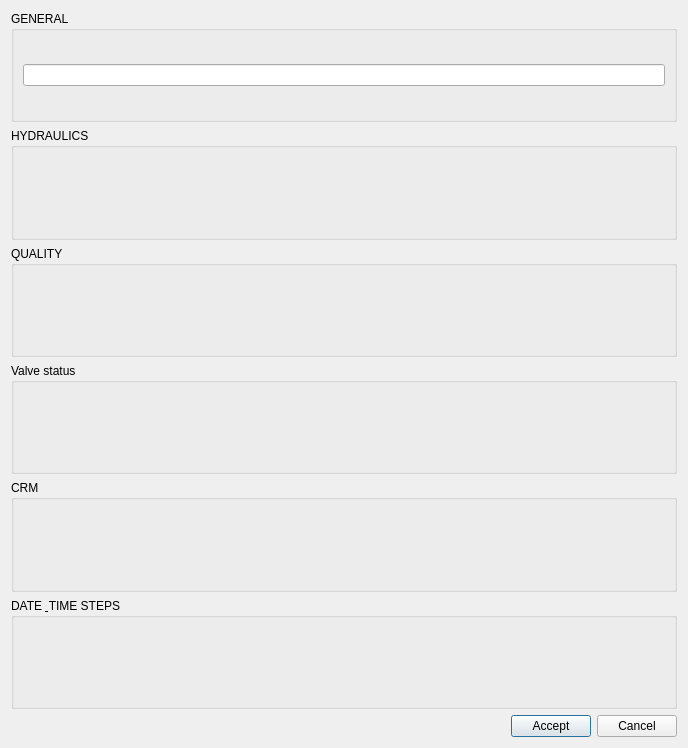
<?xml version="1.0" encoding="UTF-8"?>
<ui version="4.0">
 <class>go2epa</class>
 <widget class="QDialog" name="go2epa">
  <property name="geometry">
   <rect>
    <x>0</x>
    <y>0</y>
    <width>688</width>
    <height>748</height>
   </rect>
  </property>
  <property name="windowTitle">
   <string>Go2Epa</string>
  </property>
  <property name="sizeGripEnabled">
   <bool>false</bool>
  </property>
  <property name="modal">
   <bool>false</bool>
  </property>
  <layout class="QGridLayout" name="gridLayout" rowstretch="1,0" rowminimumheight="0,0">
   <item row="0" column="0">
    <layout class="QVBoxLayout" name="verticalLayout_2">
     <item>
      <widget class="QGroupBox" name="groupBox">
       <property name="title">
        <string>GENERAL</string>
       </property>
       <layout class="QGridLayout" name="gridLayout_2" rowstretch="0,0" columnstretch="0,0">
        <item row="1" column="0">
         <layout class="QGridLayout" name="grl_general_1" rowstretch="0" columnstretch="0"/>
        </item>
        <item row="1" column="1">
         <layout class="QGridLayout" name="grl_general_2"/>
        </item>
        <item row="0" column="0">
         <widget class="QLineEdit" name="line_1"/>
        </item>
       </layout>
      </widget>
     </item>
     <item>
      <widget class="QGroupBox" name="groupBox_2">
       <property name="title">
        <string>HYDRAULICS</string>
       </property>
       <layout class="QGridLayout" name="gridLayout_6">
        <item row="0" column="1">
         <layout class="QGridLayout" name="grl_hyd_4"/>
        </item>
        <item row="0" column="0">
         <layout class="QGridLayout" name="grl_hyd_3"/>
        </item>
       </layout>
      </widget>
     </item>
     <item>
      <widget class="QGroupBox" name="groupBox_3">
       <property name="title">
        <string>QUALITY</string>
       </property>
       <layout class="QGridLayout" name="gridLayout_9">
        <item row="0" column="0">
         <layout class="QGridLayout" name="grl_quality_5"/>
        </item>
        <item row="0" column="1">
         <layout class="QGridLayout" name="grl_quality_6" columnstretch="0"/>
        </item>
       </layout>
      </widget>
     </item>
     <item>
      <widget class="QGroupBox" name="groupBox_4">
       <property name="title">
        <string>Valve status</string>
       </property>
       <layout class="QGridLayout" name="gridLayout_13">
        <item row="0" column="1">
         <layout class="QGridLayout" name="grl_status_8"/>
        </item>
        <item row="0" column="0">
         <layout class="QGridLayout" name="grl_status_7"/>
        </item>
       </layout>
      </widget>
     </item>
     <item>
      <widget class="QGroupBox" name="groupBox_5">
       <property name="title">
        <string>CRM</string>
       </property>
       <layout class="QGridLayout" name="gridLayout_16">
        <item row="0" column="1">
         <layout class="QGridLayout" name="grl_crm_10"/>
        </item>
        <item row="0" column="0">
         <layout class="QGridLayout" name="grl_crm_9"/>
        </item>
       </layout>
      </widget>
     </item>
     <item>
      <widget class="QGroupBox" name="groupBox_6">
       <property name="title">
        <string>DATE &amp; TIME STEPS</string>
       </property>
       <layout class="QGridLayout" name="gridLayout_19">
        <item row="0" column="1">
         <layout class="QGridLayout" name="grl_date_12" rowstretch="0" columnstretch="0"/>
        </item>
        <item row="0" column="0">
         <layout class="QGridLayout" name="grl_date_11"/>
        </item>
       </layout>
      </widget>
     </item>
    </layout>
   </item>
   <item row="1" column="0">
    <layout class="QHBoxLayout" name="horizontalLayout" stretch="0,0,0">
     <property name="sizeConstraint">
      <enum>QLayout::SetDefaultConstraint</enum>
     </property>
     <item>
      <spacer name="horizontalSpacer">
       <property name="orientation">
        <enum>Qt::Horizontal</enum>
       </property>
       <property name="sizeHint" stdset="0">
        <size>
         <width>40</width>
         <height>20</height>
        </size>
       </property>
      </spacer>
     </item>
     <item>
      <widget class="QPushButton" name="btn_accept">
       <property name="sizePolicy">
        <sizepolicy hsizetype="Minimum" vsizetype="Fixed">
         <horstretch>0</horstretch>
         <verstretch>0</verstretch>
        </sizepolicy>
       </property>
       <property name="text">
        <string>Accept</string>
       </property>
      </widget>
     </item>
     <item>
      <widget class="QPushButton" name="btn_cancel">
       <property name="sizePolicy">
        <sizepolicy hsizetype="Minimum" vsizetype="Fixed">
         <horstretch>0</horstretch>
         <verstretch>0</verstretch>
        </sizepolicy>
       </property>
       <property name="text">
        <string>Cancel</string>
       </property>
      </widget>
     </item>
    </layout>
   </item>
  </layout>
 </widget>
 <resources/>
 <connections/>
</ui>
